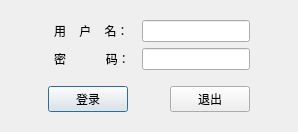
<?xml version="1.0" encoding="UTF-8"?>
<ui version="4.0">
 <class>LoginDlg</class>
 <widget class="QDialog" name="LoginDlg">
  <property name="geometry">
   <rect>
    <x>0</x>
    <y>0</y>
    <width>298</width>
    <height>132</height>
   </rect>
  </property>
  <property name="windowTitle">
   <string>用户登录</string>
  </property>
  <layout class="QGridLayout" name="gridLayout_2">
   <item row="1" column="1">
    <layout class="QVBoxLayout" name="verticalLayout">
     <item>
      <layout class="QGridLayout" name="gridLayout" columnstretch="1,0">
       <item row="0" column="1">
        <widget class="QLineEdit" name="lineEdit_username"/>
       </item>
       <item row="1" column="0" alignment="Qt::AlignHCenter">
        <widget class="QLabel" name="label_password">
         <property name="text">
          <string>密            码：</string>
         </property>
        </widget>
       </item>
       <item row="1" column="1">
        <widget class="QLineEdit" name="lineEdit_password">
         <property name="echoMode">
          <enum>QLineEdit::Password</enum>
         </property>
        </widget>
       </item>
       <item row="0" column="0" alignment="Qt::AlignHCenter">
        <widget class="QLabel" name="label_username">
         <property name="text">
          <string>用    户    名：</string>
         </property>
        </widget>
       </item>
      </layout>
     </item>
     <item>
      <spacer name="verticalSpacer_3">
       <property name="orientation">
        <enum>Qt::Vertical</enum>
       </property>
       <property name="sizeHint" stdset="0">
        <size>
         <width>20</width>
         <height>40</height>
        </size>
       </property>
      </spacer>
     </item>
     <item>
      <layout class="QHBoxLayout" name="horizontalLayout">
       <item>
        <widget class="QPushButton" name="pushButton_login">
         <property name="text">
          <string>登录</string>
         </property>
        </widget>
       </item>
       <item>
        <spacer name="horizontalSpacer_3">
         <property name="orientation">
          <enum>Qt::Horizontal</enum>
         </property>
         <property name="sizeHint" stdset="0">
          <size>
           <width>40</width>
           <height>20</height>
          </size>
         </property>
        </spacer>
       </item>
       <item>
        <widget class="QPushButton" name="pushButton_exit">
         <property name="text">
          <string>退出</string>
         </property>
        </widget>
       </item>
      </layout>
     </item>
    </layout>
   </item>
   <item row="1" column="2">
    <spacer name="horizontalSpacer_5">
     <property name="orientation">
      <enum>Qt::Horizontal</enum>
     </property>
     <property name="sizeHint" stdset="0">
      <size>
       <width>40</width>
       <height>20</height>
      </size>
     </property>
    </spacer>
   </item>
   <item row="1" column="0">
    <spacer name="horizontalSpacer_4">
     <property name="orientation">
      <enum>Qt::Horizontal</enum>
     </property>
     <property name="sizeHint" stdset="0">
      <size>
       <width>40</width>
       <height>20</height>
      </size>
     </property>
    </spacer>
   </item>
   <item row="2" column="1">
    <spacer name="verticalSpacer">
     <property name="orientation">
      <enum>Qt::Vertical</enum>
     </property>
     <property name="sizeHint" stdset="0">
      <size>
       <width>20</width>
       <height>40</height>
      </size>
     </property>
    </spacer>
   </item>
   <item row="0" column="1">
    <spacer name="verticalSpacer_2">
     <property name="orientation">
      <enum>Qt::Vertical</enum>
     </property>
     <property name="sizeHint" stdset="0">
      <size>
       <width>20</width>
       <height>40</height>
      </size>
     </property>
    </spacer>
   </item>
  </layout>
 </widget>
 <resources/>
 <connections/>
</ui>
